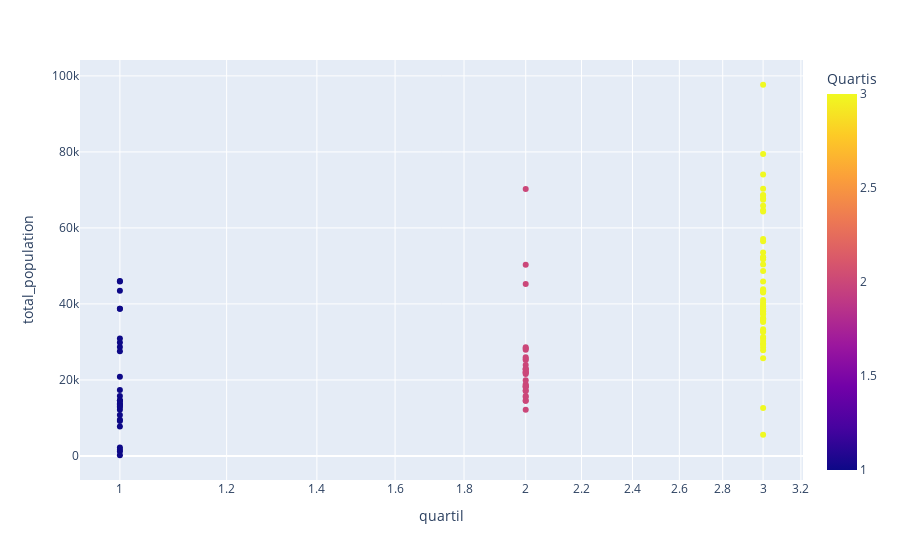

Notebook source saved alongside this figure:
### Code cell
df_geocode_combinando_transactional_data_25_e_DemographicData_ZCTAs['quartil'] = 1
df_geocode_combinando_transactional_data_50_e_DemographicData_ZCTAs['quartil'] = 2
df_geocode_combinando_transactional_data_75_e_DemographicData_ZCTAs['quartil'] = 3
df_concat = pd.concat([df_geocode_combinando_transactional_data_25_e_DemographicData_ZCTAs, df_geocode_combinando_transactional_data_50_e_DemographicData_ZCTAs], axis=0, join="inner")
df_concat = pd.concat([df_concat, df_geocode_combinando_transactional_data_75_e_DemographicData_ZCTAs], axis=0, join="inner")
fig = px.scatter(df_concat, y="total_population", x="quartil", color='quartil', hover_name="zipcode", log_x=True)

fig.update_layout(coloraxis_colorbar=dict(
    title="Quartis",
))
fig.show()

### Figure 1 — Plotly figure (JSON) as saved in the notebook; plotly's stock layout.template omitted (floating-point values rounded to 4 significant figures)
{"data": [{"hovertemplate": "<b>%{hovertext}</b><br><br>quartil=%{marker.color}<br>total_population=%{y}<extra></extra>", "hovertext": [61469, 94566, 61282, 19036, 98034, 19096, 2762, 19004, 13057, 95204, 98148, 13413, 71105, 61480, 3087, 3087, 13441, 94520, 94520, 30009, 98107, 13357, 98104, 13090, 19145, 30342, 13421, 13304, 8109, 2359, 61021, 30308, 8108, 75503, 52807, 98072, 98104, 52803, 1844, 94506, 19107, 3054, 2190, 13088, 1606, 98028, 19050, 1950, 49201, 13413, 98052, 98148, 2019, 30012, 98383, 8002, 52806, 30096, 13440, 98034, 98034, 30342, 30281, 94588, 1840, 94598, 98004, 98004, 30338, 30060, 30062, 19120, 98008, 61265, 30084, 1605, 30135, 94566, 94520, 98122, 19144, 19104, 98133, 30078, 98370, 94521, 98012, 52722, 94513, 94531, 19124, 30214, 30033, 1702, 19140, 61201, 95823, 3079, 19143, 98026, 94550, 30080, 48104, 94565, 19148, 19148, 94583, 2169, 30274, 52761, 30189, 19106, 1701, 13502], "legendgroup": "", "marker": {"color": [1, 1, 1, 1, 1, 1, 1, 1, 1, 1, 1, 1, 1, 1, 1, 1, 1, 1, 1, 1, 1, 1, 1, 1, 1, 1, 1, 1, 2, 2, 2, 2, 2, 2, 2, 2, 2, 2, 2, 2, 2, 2, 2, 2, 2, 2, 2, 2, 2, 2, 2, 2, 2, 2, 2, 2, 2, 3, 3, 3, 3, 3, 3, 3, 3, 3, 3, 3, 3, 3, 3, 3, 3, 3, 3, 3, 3, 3, 3, 3, 3, 3, 3, 3, 3, 3, 3, 3, 3, 3, 3, 3, 3, 3, 3, 3, 3, 3, 3, 3, 3, 3, 3, 3, 3, 3, 3, 3, 3, 3, 3, 3, 3, 3], "coloraxis": "coloraxis", "symbol": "circle"}, "mode": "markers", "name": "", "orientation": "v", "showlegend": false, "type": "scatter", "x": [1, 1, 1, 1, 1, 1, 1, 1, 1, 1, 1, 1, 1, 1, 1, 1, 1, 1, 1, 1, 1, 1, 1, 1, 1, 1, 1, 1, 2, 2, 2, 2, 2, 2, 2, 2, 2, 2, 2, 2, 2, 2, 2, 2, 2, 2, 2, 2, 2, 2, 2, 2, 2, 2, 2, 2, 2, 3, 3, 3, 3, 3, 3, 3, 3, 3, 3, 3, 3, 3, 3, 3, 3, 3, 3, 3, 3, 3, 3, 3, 3, 3, 3, 3, 3, 3, 3, 3, 3, 3, 3, 3, 3, 3, 3, 3, 3, 3, 3, 3, 3, 3, 3, 3, 3, 3, 3, 3, 3, 3, 3, 3, 3, 3], "xaxis": "x", "y": [2213, 45893, 7732, 12894, 43471, 13695, 9183, 9524, 13643, 28667, 12149, 15777, 20824, 1171, 14610, 14610, 184, 38753, 38753, 17371, 27534, 10786, 14522, 29869, 46052, 30873, 13149, 1617, 22235, 18380, 22848, 18839, 18333, 25517, 15521, 23939, 14522, 21583, 50282, 25240, 14526, 25945, 17247, 21917, 19896, 22738, 27976, 18077, 45222, 15777, 70245, 12149, 17108, 28591, 21941, 22964, 28288, 68691, 41014, 43471, 43471, 30873, 68456, 37253, 5573, 27831, 36202, 36202, 35903, 40290, 65801, 74060, 25719, 43472, 38374, 28533, 67710, 45893, 38753, 39305, 43884, 53560, 48650, 35601, 31278, 43281, 67427, 37476, 64313, 43022, 70304, 29577, 32847, 39799, 51766, 38024, 79440, 29234, 64630, 37995, 50374, 57067, 43369, 97671, 52259, 52259, 35231, 56523, 35861, 30263, 38809, 12592, 32590, 33314], "yaxis": "y"}], "layout": {"coloraxis": {"colorbar": {"title": {"text": "Quartis"}}, "colorscale": [[0, "#0d0887"], [0.1111, "#46039f"], [0.2222, "#7201a8"], [0.3333, "#9c179e"], [0.4444, "#bd3786"], [0.5556, "#d8576b"], [0.6667, "#ed7953"], [0.7778, "#fb9f3a"], [0.8889, "#fdca26"], [1, "#f0f921"]]}, "legend": {"tracegroupgap": 0}, "margin": {"t": 60}, "xaxis": {"anchor": "y", "domain": [0, 1], "title": {"text": "quartil"}, "type": "log"}, "yaxis": {"anchor": "x", "domain": [0, 1], "title": {"text": "total_population"}}}}
